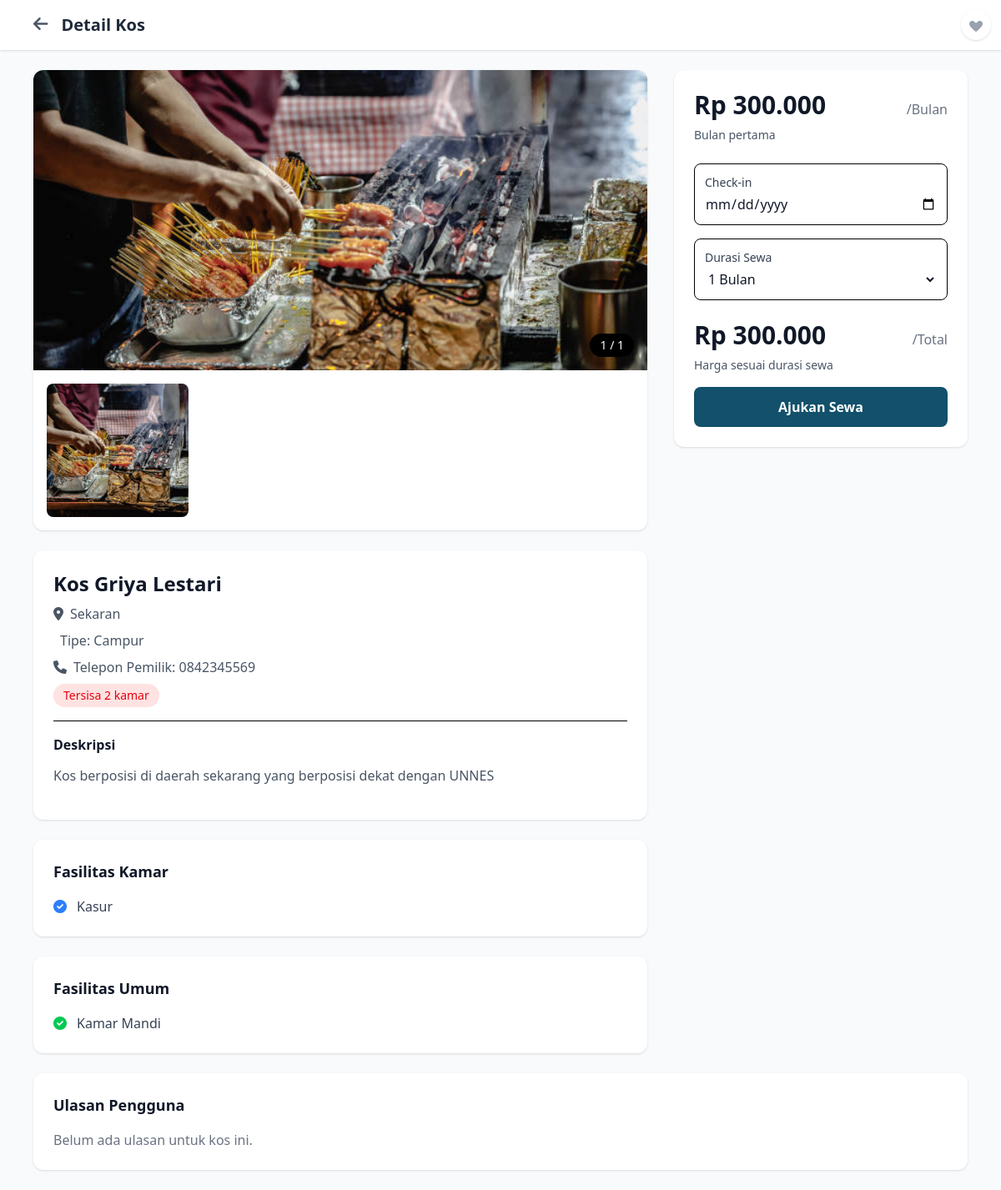
Before: /display_produk.php?id=5 with the older database file.
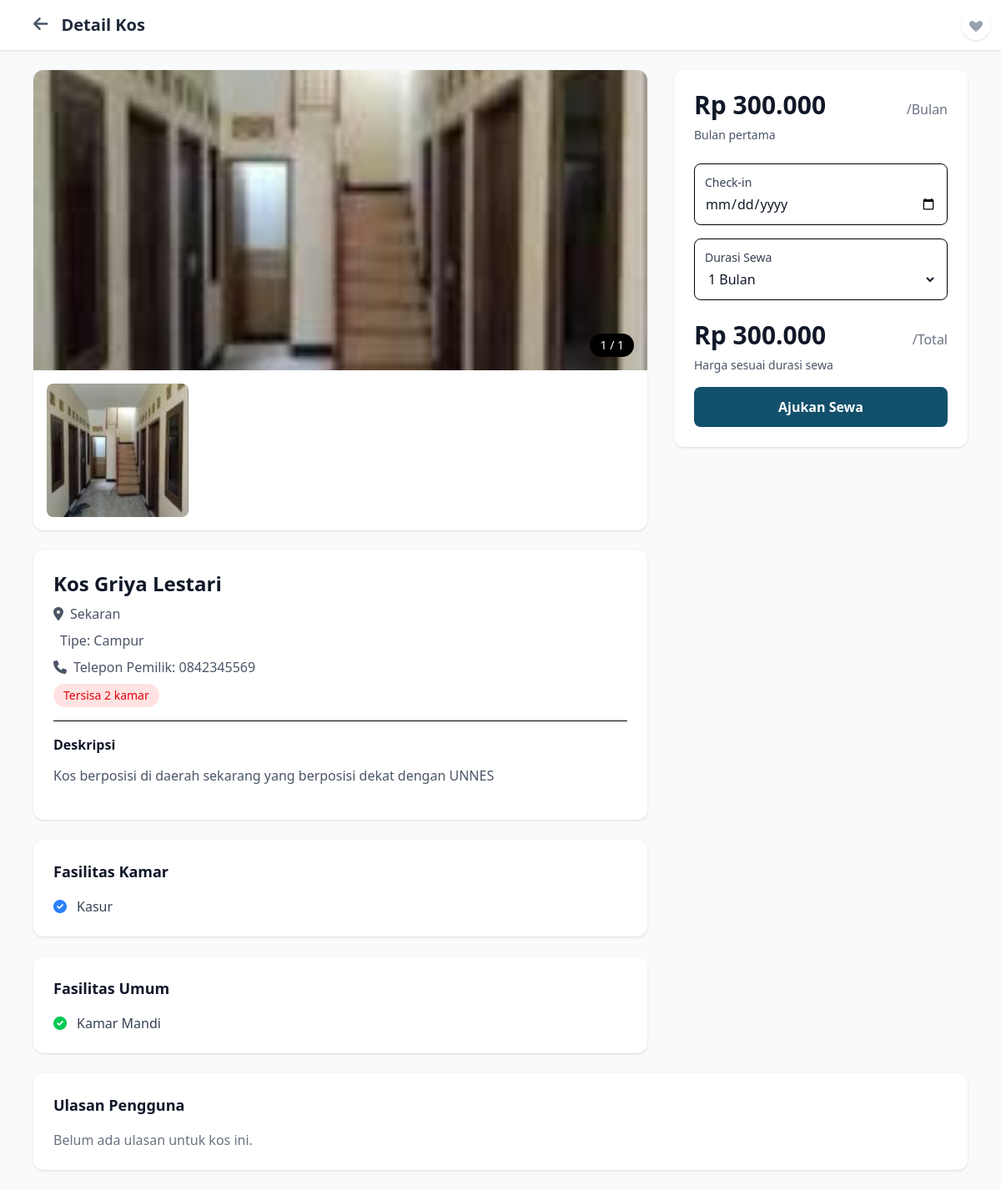
After: the same page with the newer database file.
### tables this page shows
CREATE TABLE `kost` (
  `id` int(11) NOT NULL,
  `nama_kos` varchar(255) NOT NULL,
  `alamat` text NOT NULL,
  `deskripsi` text DEFAULT NULL,
  `sisa_kamar` int(11) DEFAULT 0,
  `harga` int(11) NOT NULL,
  `fasilitas_kamar` text DEFAULT NULL,
  `fasilitas_umum` text DEFAULT NULL,
  `gambar` text NOT NULL,
  `created_at` timestamp NOT NULL DEFAULT current_timestamp(),
  `user_id` int(11) NOT NULL,
  `tipe` enum('Putra','Putri','Campur') NOT NULL
);

CREATE TABLE `users` (
  `id` int(11) NOT NULL,
  `username` varchar(50) NOT NULL,
  `email` varchar(100) DEFAULT NULL,
  `password` text NOT NULL,
  `gender` enum('Laki-Laki','Perempuan') NOT NULL,
  `role` enum('pencari','pemilik') NOT NULL,
  `telepon` varchar(20) DEFAULT NULL,
  `alamat` text DEFAULT NULL,
  `foto` varchar(255) DEFAULT NULL,
  `created_at` timestamp NOT NULL DEFAULT current_timestamp()
);

### src/display_produk.php (the view, shortened to what the changed rows need)
<?php
include 'koneksi.php';
$kost_id = isset($_GET['id']) ? intval($_GET['id']) : 0;
$query = "SELECT kost.*, users.telepon FROM kost
          JOIN users ON kost.user_id = users.id
          WHERE kost.id = $kost_id";
$result = $conn->query($query);
$kost = $result->fetch_assoc();
$gambar_array = explode(",", $kost['gambar']);
$fasilitas_kamar = explode(", ", $kost['fasilitas_kamar']);
$fasilitas_umum = explode(", ", $kost['fasilitas_umum']);
?>
<!DOCTYPE html>
<html lang="id">
<head>
    <link href="./output.css" rel="stylesheet">
    <link href="https://cdnjs.cloudflare.com/ajax/libs/font-awesome/6.0.0/css/all.min.css" rel="stylesheet">
</head>
<body class="bg-gray-50">
    <div class="bg-white shadow-sm">
        <div class="max-w-6xl mx-auto px-4 py-4 flex items-center">
            <h1 class="text-xl font-semibold text-gray-800">Detail Kos</h1>
        </div>
    </div>
    <div class="max-w-6xl mx-auto px-4 py-6">
        <div class="grid lg:grid-cols-3 gap-8">
        <div class="lg:col-span-2">
            <div class="bg-white rounded-xl shadow-sm overflow-hidden mb-6">
                <div class="relative">
                    <img src="<?php echo $gambar_array[0]; ?>" alt="Gambar utama" class="w-full h-90 object-cover">
                    <div class="absolute bottom-4 right-4 bg-black bg-opacity-60 text-white px-3 py-1 rounded-full text-sm">
                        1 / <?php echo count($gambar_array); ?>
                    </div>
                </div>
                <div class="grid grid-cols-4 gap-2 p-4">
                    <?php foreach ($gambar_array as $gambar): ?>
                        <img src="<?php echo $gambar; ?>" alt="Gambar" class="w-full h-40 object-cover rounded-lg transition-all duration-300 ease-in-out transform hover:scale-105 hover:shadow-2xl">
                    <?php endforeach; ?>
                </div>
            </div>
            <div class="bg-white rounded-xl shadow-sm p-6 mb-6">
                <div class="flex items-start justify-between mb-4">
                    <div>
                        <h1 class="text-2xl font-bold text-gray-900 mb-2"><?php echo htmlspecialchars($kost['nama_kos']); ?></h1>
                        <div class="flex items-center text-gray-600 mb-2">
                            <i class="fas fa-map-marker-alt mr-2"></i>
                            <span><?php echo htmlspecialchars($kost['alamat']); ?></span>
                        </div>
                        <div class="flex items-center text-gray-600 mb-2">
                            <span>Tipe: <?php echo htmlspecialchars($kost['tipe']); ?></span>
                        </div>
                        <div class="flex items-center text-gray-600 mb-2">
                            <i class="fas fa-phone mr-2"></i>
                            <span>Telepon Pemilik: <?php echo htmlspecialchars($kost['telepon']); ?></span>
                        </div>
                        <div class="flex items-center">
                            <span class="bg-red-100 text-red-600 px-3 py-1 rounded-full text-sm font-medium">
                                Tersisa <?php echo $kost['sisa_kamar']; ?> kamar
                            </span>
                        </div>
                    </div>
                </div>
                <div class="border-t pt-4">
                    <h3 class="font-semibold text-gray-900 mb-3">Deskripsi</h3>
                    <p class="text-gray-600 leading-relaxed mb-4">
                        <?php echo nl2br(htmlspecialchars($kost['deskripsi'])); ?>
                    </p>
                </div>
            </div>
            <div class="bg-white rounded-xl shadow-sm p-6 mb-6">
                <div class="grid grid-cols-2 md:grid-cols-3 gap-4">
                    <?php foreach ($fasilitas_kamar as $f): ?>
                        <div class="flex items-center text-gray-700">
                            <i class="fas fa-check-circle text-blue-500 mr-3"></i>
                            <span><?php echo htmlspecialchars($f); ?></span>
                        </div>
                    <?php endforeach; ?>
                </div>
            </div>
            <div class="bg-white rounded-xl shadow-sm p-6">
                <div class="grid grid-cols-2 md:grid-cols-3 gap-4">
                    <?php foreach ($fasilitas_umum as $f): ?>
                        <div class="flex items-center text-gray-700">
                            <i class="fas fa-check-circle text-green-500 mr-3"></i>
                            <span><?php echo htmlspecialchars($f); ?></span>
                        </div>
                    <?php endforeach; ?>
                </div>
            </div>
        </div>
        <div class="lg:col-span-1">
            <div class="bg-white rounded-xl shadow-sm p-6 sticky top-6">
                <div class="mb-6">
                    <div class="flex items-baseline justify-between mb-2">
                        <span class="text-3xl font-bold text-gray-900">Rp <?php echo number_format($kost['harga'], 0, ',', '.'); ?></span>
                        <span class="text-gray-500">/Bulan</span>
                    </div>
                </div>
                <form action="ajukan_sewa.php" method="POST" id="sewaForm">
                    <div class="mb-4">
                        <div class="flex items-baseline justify-between mb-2">
                            <span class="text-3xl font-bold text-gray-900" id="totalHarga">Rp <?php echo number_format($kost['harga'], 0, ',', '.'); ?></span>
                            <span class="text-gray-500">/Total</span>
                        </div>
                    </div>
                </form>
            </div>
        </div>
        </div>
    </div>
</body>
</html>

Changed rows visible on the page:
changed kost "Kasur": gambar: a different picture
